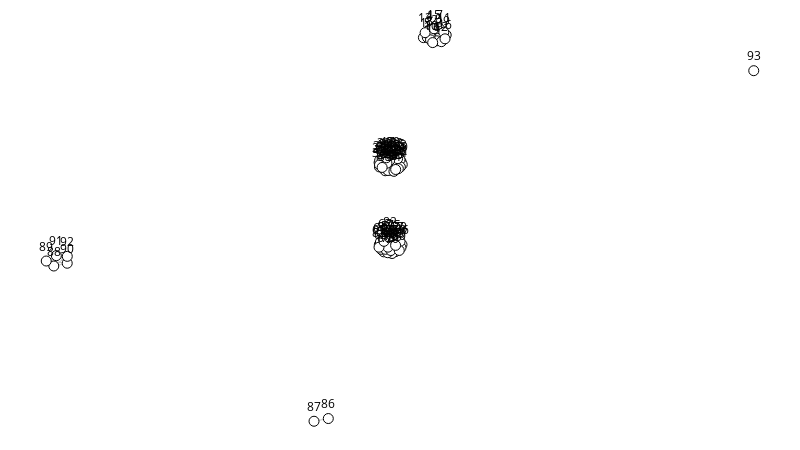

Notebook code for this chart:
### Code cell
#Não faz sentido
sn.show_graph(g, nlab=True, elab=False)
